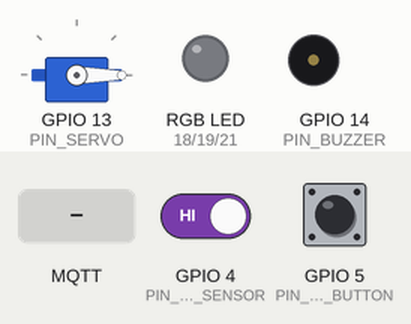
This program was run on a simulated ESP32. Parts: servo, an RGB LED mixed from three pins (HIGH = lit), buzzer (waves = sounding, pin HIGH). Inputs (shaded band) come from the test bench; at power-on: GPIO 4 (PIN_DOOR_SENSOR) HIGH, GPIO 5 (PIN_BELL_BUTTON) HIGH. WiFi joins after 1.5 s; servers stay silent unless stated; no MQTT or app messages arrive unless stated; what the program prints to the serial monitor is not drawn.

Above: at 2.7 s.
2.8 s: GPIO 4 (PIN_DOOR_SENSOR) driven LOW
At 3.6 s:
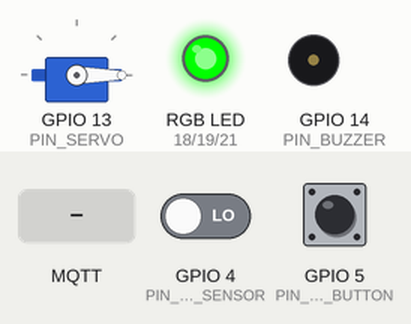
4.3 s: GPIO 5 (PIN_BELL_BUTTON) pulled LOW for 0.15 s
At 4.4 s:
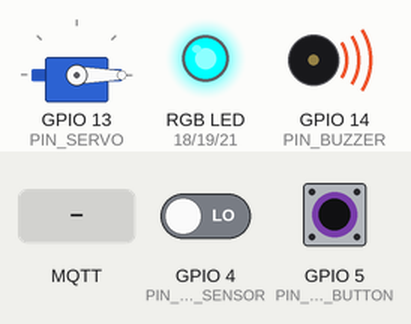
6.0 s: MQTT message "UNLOCK" arrives on the first subscribed topic
At 6.6 s:
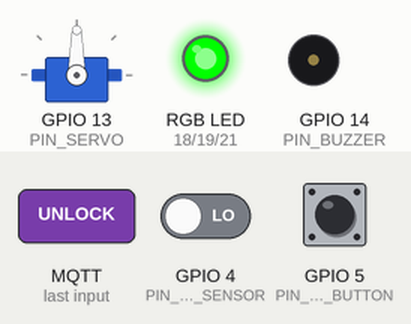
7.6 s: MQTT message "LOCK" arrives on the first subscribed topic
At 8.9 s:
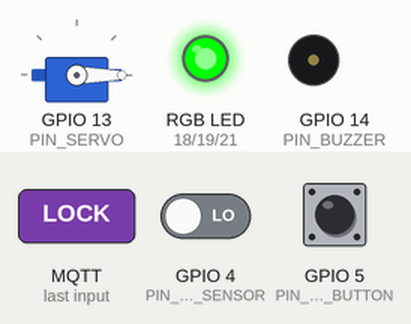
9.2 s: GPIO 4 (PIN_DOOR_SENSOR) driven HIGH
At 9.7 s:
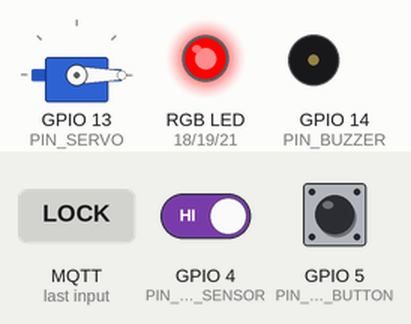
10.7 s: GPIO 5 (PIN_BELL_BUTTON) pulled LOW for 1 s
At 10.8 s:
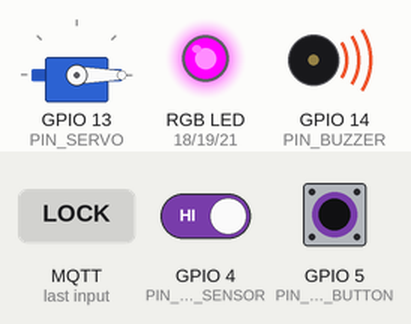
Timing chart, 0 to 13.7 s (numbered marks = the images above; inputs shaded):
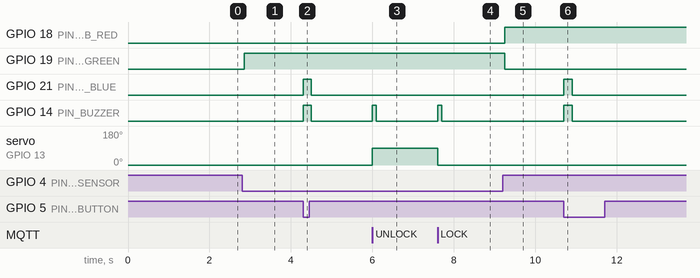

The program:

main.cpp
```cpp
#include <WiFi.h>
#include <PubSubClient.h>
#include <ESP32Servo.h>

// --- CẤU HÌNH WIFI & MQTT ---
const char* ssid = "Wokwi-GUEST";
const char* password = "";
const char* mqttServer = "broker.hivemq.com";
int port = 1883;

// --- TOPIC MQTT ---
const char* topic_status   = "23127203-23127460/door/status";
const char* topic_bell     = "23127203-23127460/door/doorbell";
const char* topic_command  = "23127203-23127460/door/command";

// --- ĐỊNH NGHĨA CHÂN ---
#define PIN_DOOR_SENSOR 4
#define PIN_BELL_BUTTON 5
#define PIN_SERVO       13
#define PIN_BUZZER      14
#define PIN_RGB_RED     18
#define PIN_RGB_GREEN   19
#define PIN_RGB_BLUE    21

WiFiClient wifiClient;
PubSubClient mqttClient(wifiClient);
Servo myServo;

// Biến trạng thái
int lastDoorState = 1;
int lastBellState = LOW;
bool isLocked = true;

// [MỚI] Biến để chặn nhiễu cảm biến khi bấm chuông
unsigned long lastBellTime = 0;

void wifiConnect() {
  Serial.print("Connecting to WiFi");
  WiFi.begin(ssid, password);
  WiFi.config(INADDR_NONE, INADDR_NONE, INADDR_NONE, IPAddress(8,8,8,8));
  while (WiFi.status() != WL_CONNECTED) {
    delay(500); Serial.print(".");
  }
  Serial.println(" Connected!");
}

void callback(char* topic, byte* message, unsigned int length) {
  String msg;
  for (int i = 0; i < length; i++) msg += (char)message[i];
  Serial.print("CMD Received: "); Serial.println(msg);

  if (String(topic) == topic_command) {
    if (msg == "UNLOCK") {
      myServo.write(90);
      isLocked = false;
      Serial.println("Action: Unlocked Servo");
      digitalWrite(PIN_BUZZER, HIGH); delay(100); digitalWrite(PIN_BUZZER, LOW);
    }
    else if (msg == "LOCK") {
      if (digitalRead(PIN_DOOR_SENSOR) == LOW) {
        myServo.write(0);
        isLocked = true;
        Serial.println("Action: Locked Servo");
        digitalWrite(PIN_BUZZER, HIGH); delay(100); digitalWrite(PIN_BUZZER, LOW);
      } else {
        Serial.println("Warning: Cannot Lock - Door is Open!");
        digitalWrite(PIN_RGB_RED, HIGH); delay(200); digitalWrite(PIN_RGB_RED, LOW);
      }
    }
  }
}

void setup() {
  Serial.begin(115200);

  // Cấu hình chân
  pinMode(PIN_DOOR_SENSOR, INPUT_PULLUP);
  pinMode(PIN_BELL_BUTTON, INPUT_PULLUP);
  pinMode(PIN_BUZZER, OUTPUT);
  pinMode(PIN_RGB_RED, OUTPUT);
  pinMode(PIN_RGB_GREEN, OUTPUT);
  pinMode(PIN_RGB_BLUE, OUTPUT);

  // Khởi tạo Servo
  myServo.attach(PIN_SERVO);
  myServo.write(0);

  wifiConnect();
  mqttClient.setServer(mqttServer, port);
  mqttClient.setCallback(callback);
}

void mqttConnect() {
  while (!mqttClient.connected()) {
    Serial.print("Connecting MQTT...");
    String clientId = "23127203-23127460";
    if (mqttClient.connect(clientId.c_str())) {
      Serial.println("Connected!");
      mqttClient.subscribe(topic_command);
    } else {
      delay(5000);
    }
  }
}

void loop() {
  if (!mqttClient.connected()) mqttConnect();
  mqttClient.loop();

  // Lấy thời gian hiện tại
  unsigned long now = millis();

  // --- 1. XỬ LÝ CHUÔNG CỬA (Ưu tiên xử lý trước) ---
  int currentBellState = digitalRead(PIN_BELL_BUTTON);
  if (lastBellState == HIGH && currentBellState == LOW) {
    Serial.println("Event: Doorbell Ring");
    mqttClient.publish(topic_bell, "RING");

    // [QUAN TRỌNG] Ghi lại thời gian bấm chuông
    lastBellTime = now;

    // Hiệu ứng bấm chuông
    digitalWrite(PIN_RGB_BLUE, HIGH);
    digitalWrite(PIN_BUZZER, HIGH);
    delay(200);
    digitalWrite(PIN_RGB_BLUE, LOW);
    digitalWrite(PIN_BUZZER, LOW);

    // [QUAN TRỌNG] Sau khi chuông reo xong, trả lại màu đèn cũ ngay lập tức
    // để tránh bị sai màu
    if (digitalRead(PIN_DOOR_SENSOR) == HIGH) {
        digitalWrite(PIN_RGB_RED, HIGH); // Nếu cửa đang mở -> Đỏ
    } else {
        digitalWrite(PIN_RGB_GREEN, HIGH); // Nếu cửa đang đóng -> Xanh
    }
  }
  lastBellState = currentBellState;

  // --- 2. XỬ LÝ CẢM BIẾN CỬA (CÓ ĐIỀU KIỆN CHẶN) ---
  // Chỉ xử lý cảm biến cửa nếu đã qua 0.5 giây kể từ lần bấm chuông cuối cùng
  if (now - lastBellTime > 500) {

      int currentDoorState = digitalRead(PIN_DOOR_SENSOR);

      if (currentDoorState != lastDoorState) {
        delay(50); // Chống dội
        if (digitalRead(PIN_DOOR_SENSOR) == currentDoorState) {

          if (currentDoorState == HIGH) {
            // Cửa MỞ
            Serial.println("Status: OPEN");
            mqttClient.publish(topic_status, "OPEN");
            digitalWrite(PIN_RGB_RED, HIGH);
            digitalWrite(PIN_RGB_GREEN, LOW);
            if (isLocked) Serial.println("ALARM: Forced Open!");
          }
          else {
            // Cửa ĐÓNG
            Serial.println("Status: CLOSED");
            mqttClient.publish(topic_status, "CLOSED");
            digitalWrite(PIN_RGB_RED, LOW);
            digitalWrite(PIN_RGB_GREEN, HIGH);
          }
          lastDoorState = currentDoorState;
        }
      }
  }
}
```

Measured:
- after the input at 2.8 s, GPIO 19 (PIN_RGB_GREEN): LOW → HIGH after 0.05 s
- after the input at 4.3 s, GPIO 21 (PIN_RGB_BLUE), GPIO 14 (PIN_BUZZER): LOW → HIGH at once, → LOW 0.20 s later
- after the input at 6.0 s, GPIO 14 (PIN_BUZZER): LOW → HIGH at once, → LOW 0.10 s later; servo on GPIO 13 (PIN_SERVO): 0° → 90° at once
- after the input at 7.6 s, GPIO 14 (PIN_BUZZER): LOW → HIGH at once, → LOW 0.10 s later; servo on GPIO 13 (PIN_SERVO): 90° → 0° at once
- after the input at 9.2 s, GPIO 18 (PIN_RGB_RED): LOW → HIGH after 0.05 s; GPIO 19 (PIN_RGB_GREEN): HIGH → LOW after 0.05 s
- after the input at 10.7 s, GPIO 21 (PIN_RGB_BLUE), GPIO 14 (PIN_BUZZER): LOW → HIGH at once, → LOW 0.20 s later
